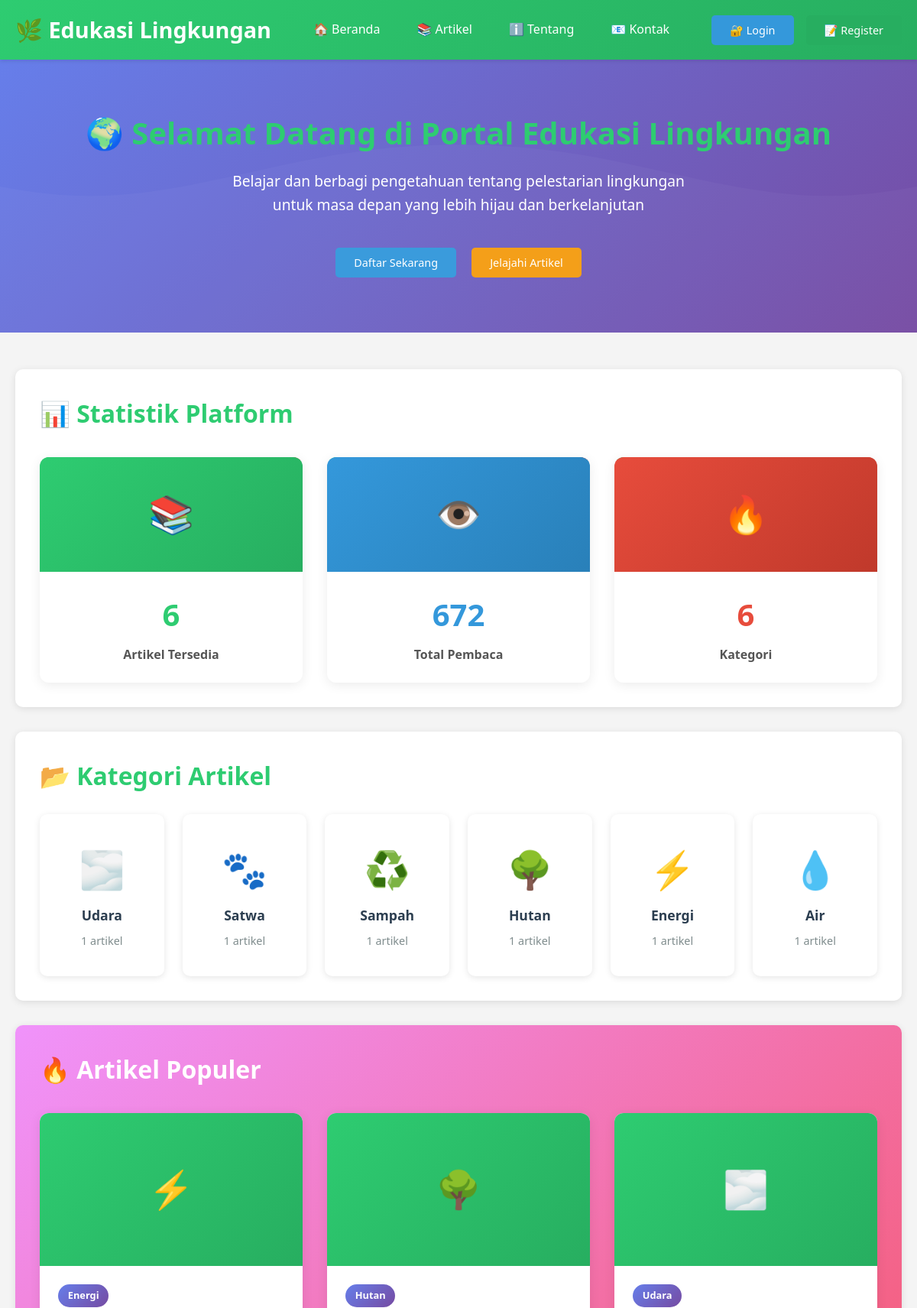
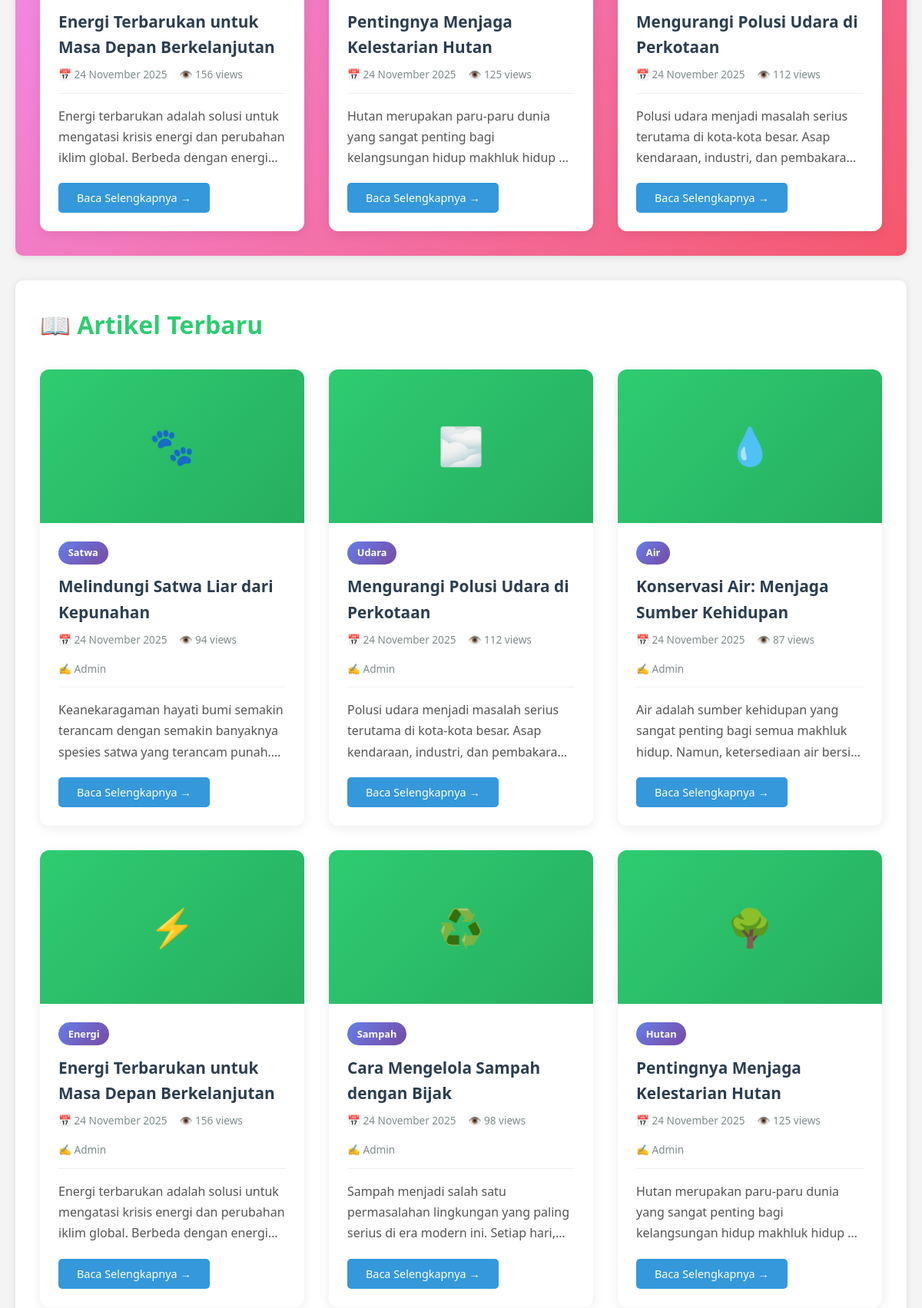
The page / (upper part) on the database its author committed (2 pictures, top to bottom).
### tables this page shows
CREATE TABLE IF NOT EXISTS artikel (
    id INT AUTO_INCREMENT PRIMARY KEY,
    judul VARCHAR(255) NOT NULL,
    slug VARCHAR(255) NOT NULL UNIQUE,
    konten TEXT NOT NULL,
    penulis VARCHAR(100) NOT NULL,
    kategori VARCHAR(50) NOT NULL,
    views INT DEFAULT 0,
    created_at TIMESTAMP DEFAULT CURRENT_TIMESTAMP,
    updated_at TIMESTAMP DEFAULT CURRENT_TIMESTAMP ON UPDATE CURRENT_TIMESTAMP,
    INDEX idx_slug (slug),
    INDEX idx_kategori (kategori),
    INDEX idx_created_at (created_at)
);

### config/database.php (called while the page is built, shortened)
<?php
function format_tanggal($date) {
    $bulan = array(
        1 => 'Januari', 'Februari', 'Maret', 'April', 'Mei', 'Juni',
        'Juli', 'Agustus', 'September', 'Oktober', 'November', 'Desember'
    );
    $pecah = explode('-', date('Y-m-d', strtotime($date)));
    return $pecah[2] . ' ' . $bulan[(int)$pecah[1]] . ' ' . $pecah[0];
}
function excerpt($text, $length = 150) {
    return substr(strip_tags($text), 0, $length) . '...';
}
?>

### index.php (the view, shortened to what this page needs)
<?php
require_once 'config/database.php';
include 'includes/header.php';
$conn = getDBConnection();
$query = "SELECT * FROM artikel ORDER BY created_at DESC LIMIT 6";
$result = $conn->query($query);
$popular_query = "SELECT * FROM artikel ORDER BY views DESC LIMIT 3";
$popular_result = $conn->query($popular_query);
$total_artikel = $conn->query("SELECT COUNT(*) as total FROM artikel")->fetch_assoc()['total'];
$total_views = $conn->query("SELECT SUM(views) as total FROM artikel")->fetch_assoc()['total'];
$kategori_query = "SELECT kategori, COUNT(*) as jumlah FROM artikel GROUP BY kategori ORDER BY jumlah DESC";
$kategori_result = $conn->query($kategori_query);
?>
<section class="hero">
    <div class="container">
        <h2>🌍 Selamat Datang di Portal Edukasi Lingkungan</h2>
        <p>Belajar dan berbagi pengetahuan tentang pelestarian lingkungan untuk masa depan yang lebih hijau dan berkelanjutan</p>
        <div style="margin-top: 2rem;">
            <?php if (!isset($_SESSION['user_id'])): ?>
                <a href="user/register.php" class="btn btn-primary" style="margin: 0.5rem;">Daftar Sekarang</a>
                <a href="artikel.php" class="btn btn-warning" style="margin: 0.5rem;">Jelajahi Artikel</a>
            <?php else: ?>
                <a href="artikel.php" class="btn btn-primary" style="margin: 0.5rem;">Jelajahi Artikel</a>
            <?php endif; ?>
        </div>
    </div>
</section>
<main>
    <div class="container">
        <section class="content-section">
            <h2>📊 Statistik Platform</h2>
            <div class="artikel-grid" style="grid-template-columns: repeat(auto-fit, minmax(250px, 1fr));">
                <div class="artikel-card stats-card">
                    <div class="artikel-image" style="height: 150px; font-size: 3rem; background: linear-gradient(135deg, #2ecc71 0%, #27ae60 100%);">📚</div>
                    <div class="artikel-content" style="text-align: center;">
                        <h3 style="font-size: 2.5rem; color: #2ecc71; margin-bottom: 0.5rem;"><?php echo $total_artikel; ?></h3>
                        <p style="font-weight: 600; color: #555;">Artikel Tersedia</p>
                    </div>
                </div>
                <div class="artikel-card stats-card">
                    <div class="artikel-image" style="height: 150px; font-size: 3rem; background: linear-gradient(135deg, #3498db 0%, #2980b9 100%);">👁️</div>
                    <div class="artikel-content" style="text-align: center;">
                        <h3 style="font-size: 2.5rem; color: #3498db; margin-bottom: 0.5rem;"><?php echo number_format($total_views); ?></h3>
                        <p style="font-weight: 600; color: #555;">Total Pembaca</p>
                    </div>
                </div>
                <div class="artikel-card stats-card">
                    <div class="artikel-image" style="height: 150px; font-size: 3rem; background: linear-gradient(135deg, #e74c3c 0%, #c0392b 100%);">🔥</div>
                    <div class="artikel-content" style="text-align: center;">
                        <h3 style="font-size: 2.5rem; color: #e74c3c; margin-bottom: 0.5rem;"><?php echo $kategori_result->num_rows; ?></h3>
                        <p style="font-weight: 600; color: #555;">Kategori</p>
                    </div>
                </div>
            </div>
        </section>
        <section class="content-section">
            <h2>📂 Kategori Artikel</h2>
            <div class="kategori-grid">
                <?php
                $kategori_result->data_seek(0);
                $kategori_icons = [
                    'Hutan' => '🌳',
                    'Sampah' => '♻️',
                    'Energi' => '⚡',
                    'Air' => '💧',
                    'Udara' => '🌫️',
                    'Satwa' => '🐾',
                    'Lainnya' => '📌'
                ];
                while($kat = $kategori_result->fetch_assoc()):
                    $icon = isset($kategori_icons[$kat['kategori']]) ? $kategori_icons[$kat['kategori']] : '📌';
                ?>
                    <a href="artikel.php?kategori=<?php echo urlencode($kat['kategori']); ?>" class="kategori-card">
                        <span class="kategori-icon"><?php echo $icon; ?></span>
                        <h3><?php echo htmlspecialchars($kat['kategori']); ?></h3>
                        <p><?php echo $kat['jumlah']; ?> artikel</p>
                    </a>
                <?php endwhile; ?>
            </div>
        </section>
        <section class="content-section" style="background: linear-gradient(135deg, #f093fb 0%, #f5576c 100%); color: white;">
            <h2 style="color: white;">🔥 Artikel Populer</h2>
            <div class="artikel-grid">
                <?php while($artikel = $popular_result->fetch_assoc()): ?>
                    <div class="artikel-card">
                        <div class="artikel-image">
                            <?php
                            $kategori_icon = isset($kategori_icons[$artikel['kategori']]) ? $kategori_icons[$artikel['kategori']] : '🌿';
                            echo $kategori_icon;
                            ?>
                        </div>
                        <div class="artikel-content">
                            <span class="kategori-badge"><?php echo htmlspecialchars($artikel['kategori']); ?></span>
                            <h3><?php echo htmlspecialchars($artikel['judul']); ?></h3>
                            <div class="artikel-meta">
                                <span>📅 <?php echo format_tanggal($artikel['created_at']); ?></span>
                                <span>👁️ <?php echo number_format($artikel['views']); ?> views</span>
                            </div>
                            <p class="artikel-excerpt">
                                <?php echo excerpt($artikel['konten'], 120); ?>
                            </p>
                            <a href="detail_artikel.php?slug=<?php echo $artikel['slug']; ?>" class="btn btn-primary">
                                Baca Selengkapnya →
                            </a>
                        </div>
                    </div>
                <?php endwhile; ?>
            </div>
        </section>
        <section class="content-section">
            <h2>📖 Artikel Terbaru</h2>
            <div class="artikel-grid">
                <?php while($artikel = $result->fetch_assoc()): ?>
                    <div class="artikel-card">
                        <div class="artikel-image">
                            <?php
                            $kategori_icon = isset($kategori_icons[$artikel['kategori']]) ? $kategori_icons[$artikel['kategori']] : '🌿';
                            echo $kategori_icon;
                            ?>
                        </div>
                        <div class="artikel-content">
                            <span class="kategori-badge"><?php echo htmlspecialchars($artikel['kategori']); ?></span>
                            <h3><?php echo htmlspecialchars($artikel['judul']); ?></h3>
                            <div class="artikel-meta">
                                <span>📅 <?php echo format_tanggal($artikel['created_at']); ?></span>
                                <span>👁️ <?php echo number_format($artikel['views']); ?> views</span>
                                <span>✍️ <?php echo htmlspecialchars($artikel['penulis']); ?></span>
                            </div>
                            <p class="artikel-excerpt">
                                <?php echo excerpt($artikel['konten'], 150); ?>
                            </p>
                            <a href="detail_artikel.php?slug=<?php echo $artikel['slug']; ?>" class="btn btn-primary">
                                Baca Selengkapnya →
                            </a>
                        </div>
                    </div>
                <?php endwhile; ?>
            </div>
        </section>
    </div>
</main>
<?php
include 'includes/footer.php';
?>

### assets/css/style.css (style rules this page uses)
* { margin: 0; padding: 0; box-sizing: border-box; }
body { font-family: 'Segoe UI', Tahoma, Geneva, Verdana, sans-serif; line-height: 1.6; color: #333; background-color: #f4f4f4; }
.container { max-width: 1200px; margin: 0 auto; padding: 0 20px; }
.btn { padding: 0.5rem 1.5rem; border: none; border-radius: 5px; cursor: pointer; text-decoration: none; display: inline-block; transition: all 0.3s; font-size: 0.9rem; font-weight: 500; }
.btn-primary { background: #3498db; color: white; }
.btn-warning { background: #f39c12; color: white; }
.hero { background: linear-gradient(135deg, #667eea 0%, #764ba2 100%); color: white; padding: 4rem 0; text-align: center; }
.hero h2 { font-size: 2.5rem; margin-bottom: 1rem; animation: fadeInDown 0.8s; }
.hero p { font-size: 1.2rem; max-width: 600px; margin: 0 auto; animation: fadeInUp 0.8s; }
main { padding: 3rem 0; min-height: calc(100vh - 200px); }
.content-section { background: white; padding: 2rem; border-radius: 10px; box-shadow: 0 2px 10px rgba(0,0,0,0.1); margin-bottom: 2rem; animation: fadeIn 0.5s; }
h2 { color: #2ecc71; margin-bottom: 1.5rem; font-size: 2rem; }
h3 { color: #2c3e50; margin-bottom: 1rem; }
.artikel-grid { display: grid; grid-template-columns: repeat(auto-fill, minmax(300px, 1fr)); gap: 2rem; margin-top: 2rem; }
.artikel-card { background: white; border-radius: 10px; overflow: hidden; box-shadow: 0 2px 10px rgba(0,0,0,0.1); transition: transform 0.3s, box-shadow 0.3s; }
.artikel-image { width: 100%; height: 200px; background: linear-gradient(135deg, #2ecc71 0%, #27ae60 100%); display: flex; align-items: center; justify-content: center; font-size: 3rem; }
.artikel-content { padding: 1.5rem; }
.artikel-content h3 { color: #2c3e50; margin-bottom: 0.5rem; font-size: 1.3rem; }
.artikel-meta { color: #7f8c8d; font-size: 0.9rem; margin-bottom: 1rem; display: flex; flex-wrap: wrap; gap: 1rem; }
.artikel-excerpt { color: #555; margin-bottom: 1rem; line-height: 1.6; }
.kategori-grid { display: grid; grid-template-columns: repeat(auto-fit, minmax(150px, 1fr)); gap: 1.5rem; margin-top: 1.5rem; }
.kategori-card { background: white; padding: 2rem 1rem; border-radius: 10px; text-align: center; transition: all 0.3s ease; text-decoration: none; color: #2c3e50; box-shadow: 0 2px 8px rgba(0,0,0,0.1); border: 2px solid transparent; }
.kategori-icon { font-size: 3rem; display: block; margin-bottom: 0.5rem; }
.kategori-card h3 { color: #2c3e50; font-size: 1.1rem; margin-bottom: 0.5rem; }
.kategori-card p { color: #7f8c8d; font-size: 0.9rem; margin: 0; }
.kategori-badge { display: inline-block; background: linear-gradient(135deg, #667eea 0%, #764ba2 100%); color: white; padding: 0.3rem 0.8rem; border-radius: 20px; font-size: 0.8rem; font-weight: 600; margin-bottom: 0.8rem; }
.stats-card { position: relative; overflow: hidden; }
.stats-card::before { content: ''; position: absolute; top: 0; left: 0; width: 100%; height: 4px; background: linear-gradient(90deg, #2ecc71, #3498db, #e74c3c); }
.artikel-card { position: relative; background: white; border-radius: 12px; overflow: hidden; box-shadow: 0 3px 15px rgba(0,0,0,0.08); transition: all 0.3s ease; }
.artikel-card::after { content: ''; position: absolute; top: 0; left: 0; width: 100%; height: 100%; background: linear-gradient(135deg, rgba(46, 204, 113, 0.05), rgba(52, 152, 219, 0.05)); opacity: 0; transition: opacity 0.3s ease; pointer-events: none; }
.artikel-image { position: relative; overflow: hidden; transition: all 0.3s ease; }
.artikel-meta { display: flex; flex-wrap: wrap; gap: 1rem; color: #7f8c8d; font-size: 0.85rem; margin-bottom: 1rem; padding-bottom: 0.8rem; border-bottom: 1px solid #ecf0f1; }
.artikel-meta span { display: flex; align-items: center; gap: 0.3rem; }
.artikel-excerpt { color: #555; line-height: 1.7; margin-bottom: 1.2rem; display: -webkit-box; -webkit-line-clamp: 3; -webkit-box-orient: vertical; overflow: hidden; }
* { transition: background-color 0.3s ease, color 0.3s ease; }
a { transition: all 0.3s ease; }
.hero { position: relative; overflow: hidden; }
.hero::before { content: ''; position: absolute; top: 0; left: 0; width: 100%; height: 100%; background-size: cover; background-position: bottom; opacity: 0.3; }

### rows shown on the page
artikel: kategori "⚡", kategori "Energi", judul "Energi Terbarukan untuk Masa Depan Berkelanjutan", created_at "24 November 2025", views "156", konten "Energi terbarukan adalah solusi untuk mengatasi krisis energi dan perubahan iklim global. Berbeda dengan…", penulis "Admin"
artikel: kategori "🌳", kategori "Hutan", judul "Pentingnya Menjaga Kelestarian Hutan", created_at "24 November 2025", views "125", konten "Hutan merupakan paru-paru dunia yang sangat penting bagi kelangsungan hidup makhluk hidup…", penulis "Admin"
artikel: kategori "🌫️", kategori "Udara", judul "Mengurangi Polusi Udara di Perkotaan", created_at "24 November 2025", views "112", konten "Polusi udara menjadi masalah serius terutama di kota-kota besar. Asap kendaraan, industri, dan…", penulis "Admin"
artikel: kategori "🐾", kategori "Satwa", judul "Melindungi Satwa Liar dari Kepunahan", created_at "24 November 2025", views "94", penulis "Admin", konten "Keanekaragaman hayati bumi semakin terancam dengan semakin banyaknya spesies satwa yang terancam…"
artikel: kategori "💧", kategori "Air", judul "Konservasi Air: Menjaga Sumber Kehidupan", created_at "24 November 2025", views "87", penulis "Admin", konten "Air adalah sumber kehidupan yang sangat penting bagi semua makhluk hidup. Namun, ketersediaan air…"
artikel: kategori "♻️", kategori "Sampah", judul "Cara Mengelola Sampah dengan Bijak", created_at "24 November 2025", views "98", penulis "Admin", konten "Sampah menjadi salah satu permasalahan lingkungan yang paling serius di era modern ini. Setiap…"

### other values the page prints
$total_artikel "6"
$total_views "672"
$kategori_result->num_rows "6"
$icon "🌫️"
$kat['kategori'] "Udara"
$kat['jumlah'] "1"
$icon "🐾"
$kat['kategori'] "Satwa"
$icon "♻️"
$kat['kategori'] "Sampah"
$icon "🌳"
$kat['kategori'] "Hutan"
$icon "⚡"
$kat['kategori'] "Energi"
$icon "💧"
